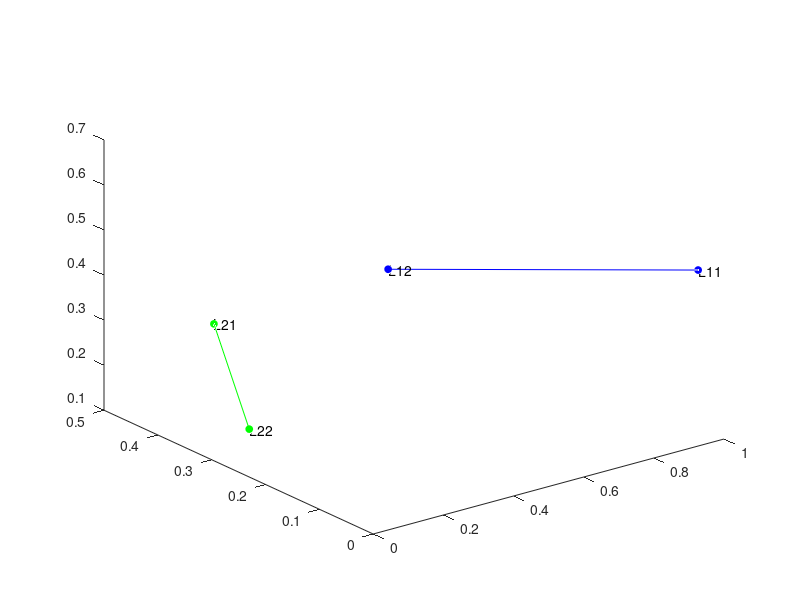

The MATLAB source for this figure: (Note: this script raises an error after producing the figure.)
clear all; close all; clc;

L1=rand(3,2); 
L2=rand(3,2); %L2(:,2)=L2(:,1)+L1(:,2)-L1(:,1);

plot3(L1(1,:),L1(2,:),L1(3,:),'b'); hold on;
plot3(L1(1,:),L1(2,:),L1(3,:),'bo','MarkerFaceColor','b','MarkerSize',5);
text(L1(1,2),L1(2,2),L1(3,2),'L12');
text(L1(1,1),L1(2,1),L1(3,1),'L11');

plot3(L2(1,:),L2(2,:),L2(3,:),'g'); 
plot3(L2(1,:),L2(2,:),L2(3,:),'go','MarkerFaceColor','g','MarkerSize',5);
text(L2(1,2),L2(2,2),L2(3,2),'L22');
text(L2(1,1),L2(2,1),L2(3,1),'L21');

[P n d l]=segmentSegmentDistance(L1,L2);
P1=P(:,1); P2=P(:,2);

plot3(P1(1),P1(2),P1(3),'m*','MarkerSize',10);
plot3(P2(1),P2(2),P2(3),'m*','MarkerSize',10);

plot3([P2(1) P2(1)+n(1)*d],[P2(2) P2(2)+n(2)*d],[P2(3) P2(3)+n(3)*d],'k','LineWidth',4);

axis equal; axis vis3d; rotate3d on; grid on;
xlabel('x'); ylabel('y'); zlabel('z');

